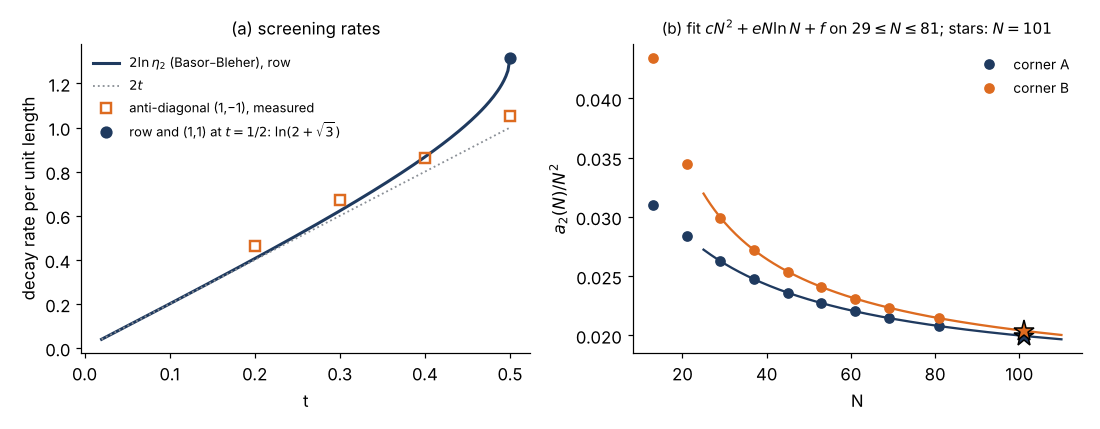

Recreate this plot in Python.
# Sec. VI figure: (a) decay rates of C-C_inf per unit length vs t; (b) a2(N)/N^2
import json,numpy as np,matplotlib; matplotlib.use('Agg'); import matplotlib.pyplot as plt
plt.rcParams.update({'font.size':11,'axes.spines.top':False,'axes.spines.right':False})
D='../data/'; C1,C2,C3='#1f3a5f','#dd6b20','#8a8f96'
def eta2(t):
    mu=np.sqrt(1-4*t*t+0j); x=2-mu-2*np.sqrt(1-t*t-mu); return np.real(-0.5*np.log(x))
fig,ax=plt.subplots(1,2,figsize=(10,3.9))
tt=np.linspace(0.02,0.5,200); ax[0].plot(tt,2*eta2(tt),'-',color=C1,lw=2,label=r'$2\ln\eta_2$ (Basor–Bleher), row')
ax[0].plot(tt,2*tt,':',color=C3,lw=1.2,label=r'$2t$')
o=json.load(open(D+'paper2_antidiag.json')); o96=json.load(open(D+'paper2_antidiag96.json')); out={}
for t in ['0.2','0.3','0.4','0.5']:
    d=np.array(o96[t]) if t in o96 else np.array(o[t]['res']['anti']['d'][:10])
    r=np.log(d[6]/d[8])/2/np.sqrt(2)   # odd k=7,9, per Euclidean length
    out[t]=r; ax[0].plot(float(t),r,'s',color=C2,ms=7,mfc='none',mew=1.6,label='anti-diagonal (1,−1), measured' if t=='0.2' else None)
ax[0].plot(0.5,np.log(2+np.sqrt(3)),'o',color=C1,ms=7,label=r'row and (1,1) at $t=1/2$: $\ln(2+\sqrt{3})$')
ax[0].set_xlabel('t'); ax[0].set_ylabel('decay rate per unit length'); ax[0].legend(frameon=False,fontsize=8.5,loc='upper left'); ax[0].set_title('(a) screening rates',fontsize=11)
a=np.array(json.load(open(D+'paper2_deriv.json'))); N=a[:,0]; m=N>=29; NN=np.linspace(25,110,200)
meas101={2:203.449,4:208.065}
for k_,n,cl in [(2,'A',C1),(4,'B',C2)]:
    X=lambda x:np.c_[x**2,x*np.log(x),np.ones_like(x)]; c,*_=np.linalg.lstsq(X(N[m]),a[m,k_],rcond=None)
    ax[1].plot(N,a[:,k_]/N**2,'o',ms=6,color=cl,label='corner %s'%n); ax[1].plot(NN,(X(NN)@c)/NN**2,'-',lw=1.5,color=cl)
    ax[1].plot([101],[meas101[k_]/101**2],'*',ms=14,color=cl,mec='k')
ax[1].set_xlabel('N'); ax[1].set_ylabel(r'$a_2(N)/N^2$'); ax[1].legend(frameon=False,fontsize=9,loc='upper right')
ax[1].set_title(r'(b) fit $cN^2+eN\ln N+f$ on $29\leq N\leq81$; stars: $N=101$',fontsize=10)
plt.tight_layout(); plt.savefig('manuscript/figs/fig_rates.pdf'); plt.savefig('fig_rates.png',dpi=110)
print({k:round(v,3) for k,v in out.items()}, {t:round(2*eta2(float(t)),3) for t in out})
